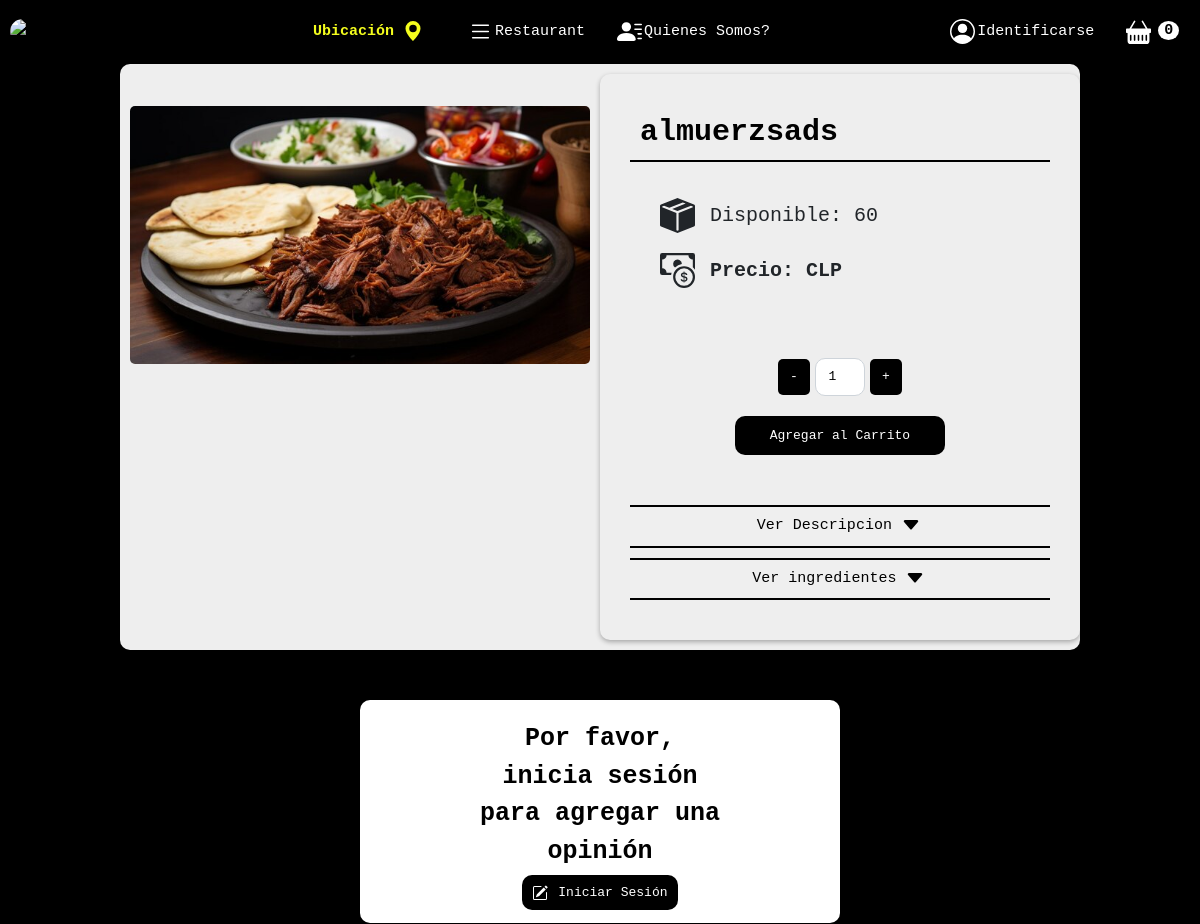
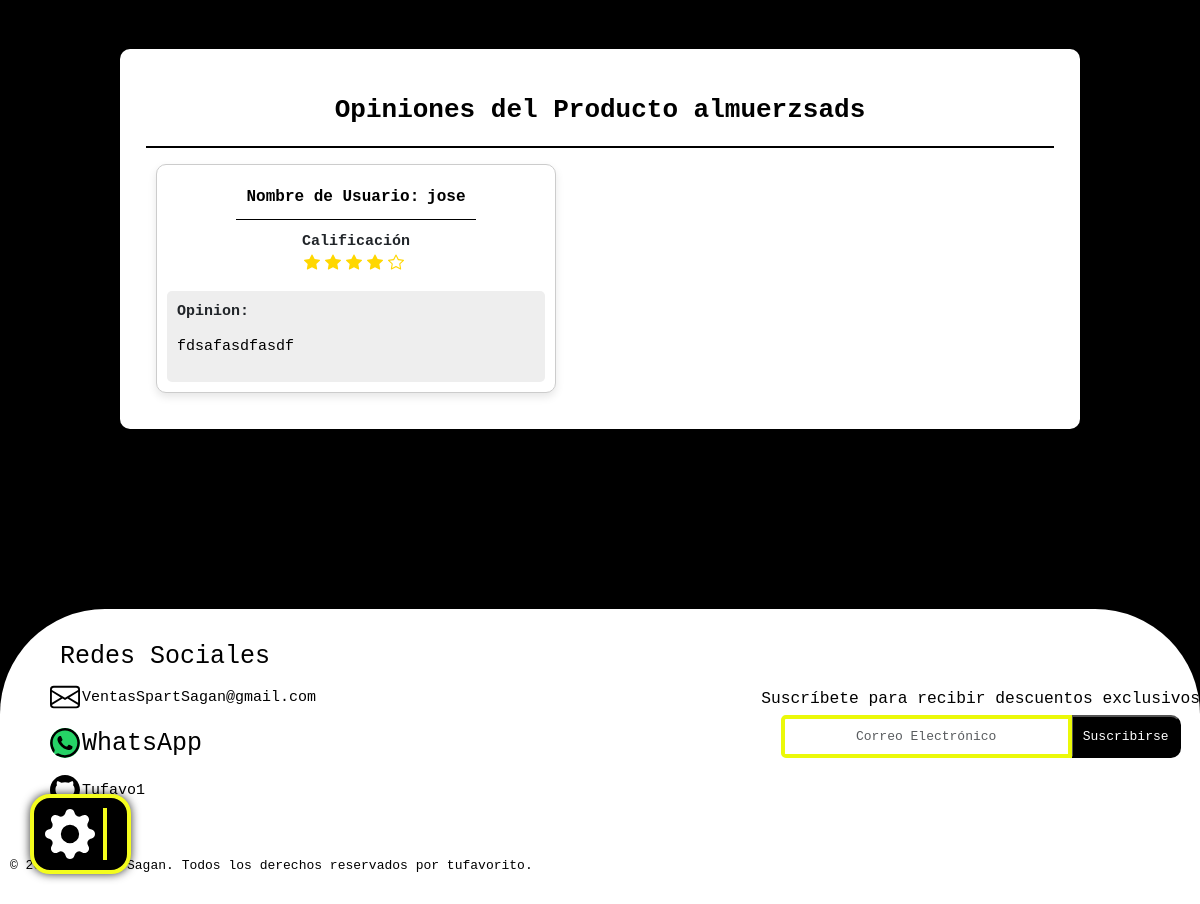
The page /ver-resenas/1002/ on the database as committed earlier (2 pictures, top to bottom).
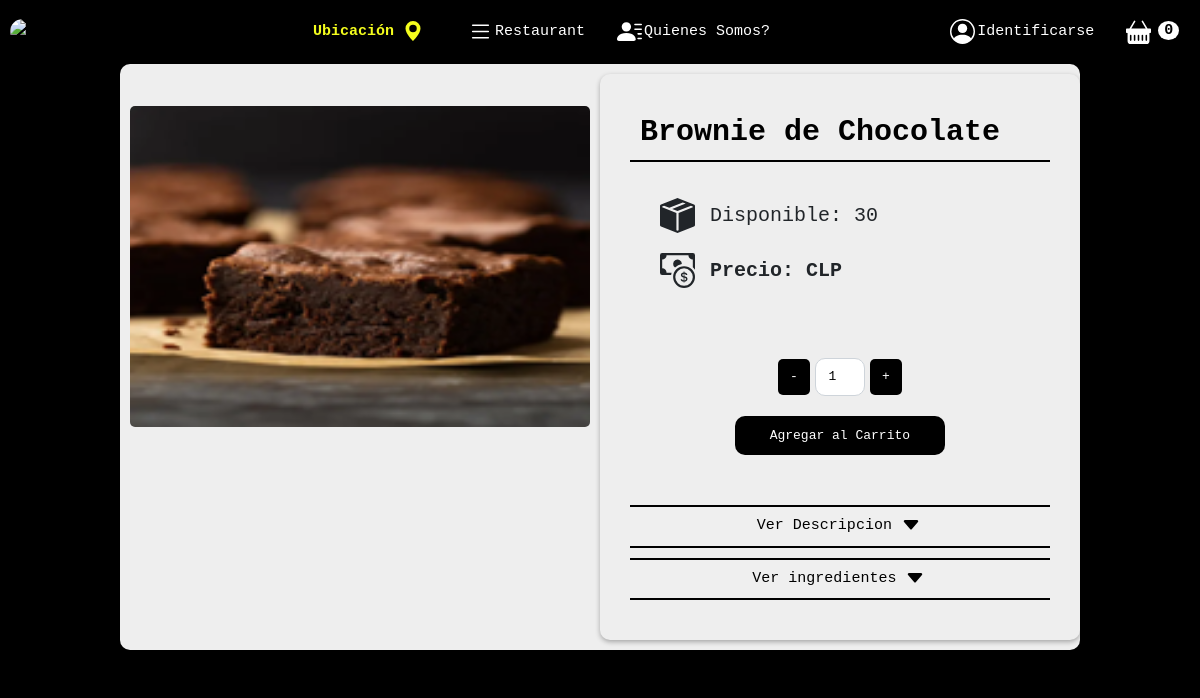
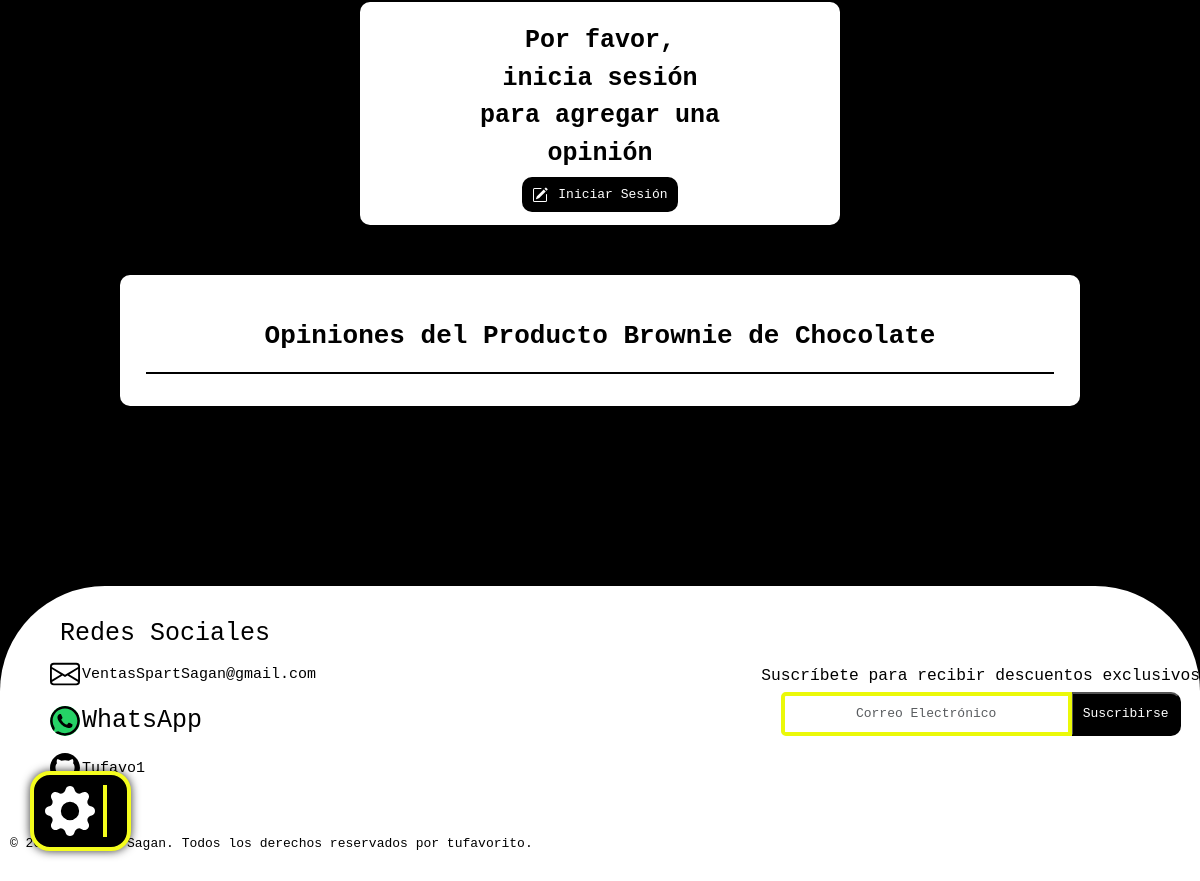
The same page on the database as committed later (2 pictures, top to bottom).
### apps/core/models.py (models this page shows, shortened)
class Producto(models.Model):
    sku = models.IntegerField(primary_key=True)
    imagen = models.ImageField(upload_to="imgProductos")
    nombre = models.CharField(max_length=100, null=False)
    descripcion = models.CharField(max_length=100, null=False)
    fecha_ingreso = models.DateField(auto_now_add=True)
    categoria = models.ForeignKey(Categoria, on_delete=models.CASCADE)
    platillo = models.ForeignKey(Platillo, on_delete=models.CASCADE)
    stock = models.IntegerField(null=False)
    precio = models.DecimalField(max_digits=10, decimal_places=2, null=False, default=0)
    ventas = models.IntegerField(default=0)
    ingredientes = models.TextField(
        null=True,
        blank=True,
        help_text="Formato: - Ingrediente 1\n- Ingrediente 2, etc.",
    )
    disponible = models.BooleanField(default=True)
    es_suscripcion = models.BooleanField(default=False, editable=False)

class Opinion(models.Model):
    producto = models.ForeignKey(
        Producto, on_delete=models.CASCADE, related_name="opiniones"
    )
    nombre_usuario = models.CharField(max_length=100)
    calificacion = models.IntegerField()
    comentario = models.TextField()

### apps/core/views.py (the view)
# urls.py: path("ver-resenas/<int:producto_sku>/", views.ver_resenas, name="ver_resenas"),
def ver_resenas(request, producto_sku):
    producto = Producto.objects.get(sku=producto_sku)
    if producto.ingredientes:
        producto.ingredientes = producto.ingredientes.split(",")
    else:
        producto.ingredientes = []  # Empty list if no ingredients
    return render(request, "pages/productos/ver_resenas.html", {"producto": producto})

### apps/core/context_processor.py (called while the page is built)
def carrito_counter(request):
    carrito = request.session.get("carrito", {})
    carrito_count = sum(carrito.values()) if carrito else 0
    return {"carrito_count": carrito_count}

def subtotal_carrito(request):
    subtotal = decimal.Decimal("0")
    carrito = request.session.get("carrito", {})
    for sku_producto, cantidad in carrito.items():
        producto = Producto.objects.get(sku=sku_producto)
        subtotal += producto.precio * cantidad
    iva = subtotal * decimal.Decimal("0.19")
    total_con_iva = subtotal + iva
    return {
        "subtotal_carrito": floatformat(subtotal, 0),
        "iva": floatformat(iva, 0),
        "total_con_iva": floatformat(total_con_iva, 0),
    }

### apps/core/templatetags/formato_moneda.py (called while the page is built)
@register.filter(name="formato_moneda")
def formato_moneda(value):
    formatted = format_currency(value, "CLP", locale="es_CL")
    return formatted.replace(".", ",").replace(",00", "")

### apps/core/templates/pages/productos/ver_resenas.html (shortened to what the changed rows need)
{% extends "base.html" %}
{% load static %}
{% load custom_filters %}
{% load formato_moneda %}
{% block estilos %}
    <link rel="stylesheet" href="{% static 'css/resennias.css' %}">
{% endblock estilos %}
{% block content %}
<div class="Container-Producto">
    <div class="row">
        <div class="container-img col-md-6">
            <img src="{{producto.imagen.url}}" class="card-img-top" alt="{{producto.imagen}}">
        </div>
        <div class="Container-Producto-inf col-md-6">
            <article class="Producto-inf">
                <header>
                    <h1>{{ producto.nombre }}</h1>
                </header>
                <section class="descripcion">
                    <p class="stock"> Disponible: {{ producto.stock }}</p>
                    <p class="precio"> Precio: {{ producto.precio|formato_moneda }} CLP</p>
                </section>
            </article>
        </div>
    </div>
</div>
<div class="Opiniones">
    <h2 class="title-opn">Opiniones del Producto {{ producto.nombre }}</h2>
    <section>
        <table>
            <tbody class="container-card-opn">
                {% for opinion in producto.opiniones.all %}
                    <tr class="card">
                        <td class="user-title">
                            <label class="user-label" for="nombre_usuario">Nombre de Usuario:</label>
                            <span class="user-span">{{ opinion.nombre_usuario }}</span>
                        </td>
                        <td>
                            <label class="calificacion-star" for="calificacion">Calificación</label>
                            <div class="calificacion">
                            </div>
                        </td>
                        <td class="coment">
                            <p class="comentario-label">Opinion:</p>
                            <p class="comentario">{{ opinion.comentario }}</p>
                        </td>
                    </tr>
                {% endfor %}
            </tbody>
        </table>
    </section>
</div>
{% endblock content %}

Rows that differ between the two databases and show on the page:
removed Opinion: nombre_usuario "jose", calificacion 4 (drawn), comentario "fdsafasdfasdf"
changed Producto: imagen: a different picture; nombre "almuerzsads" → "Brownie de Chocolate"; stock "60" → "30"
